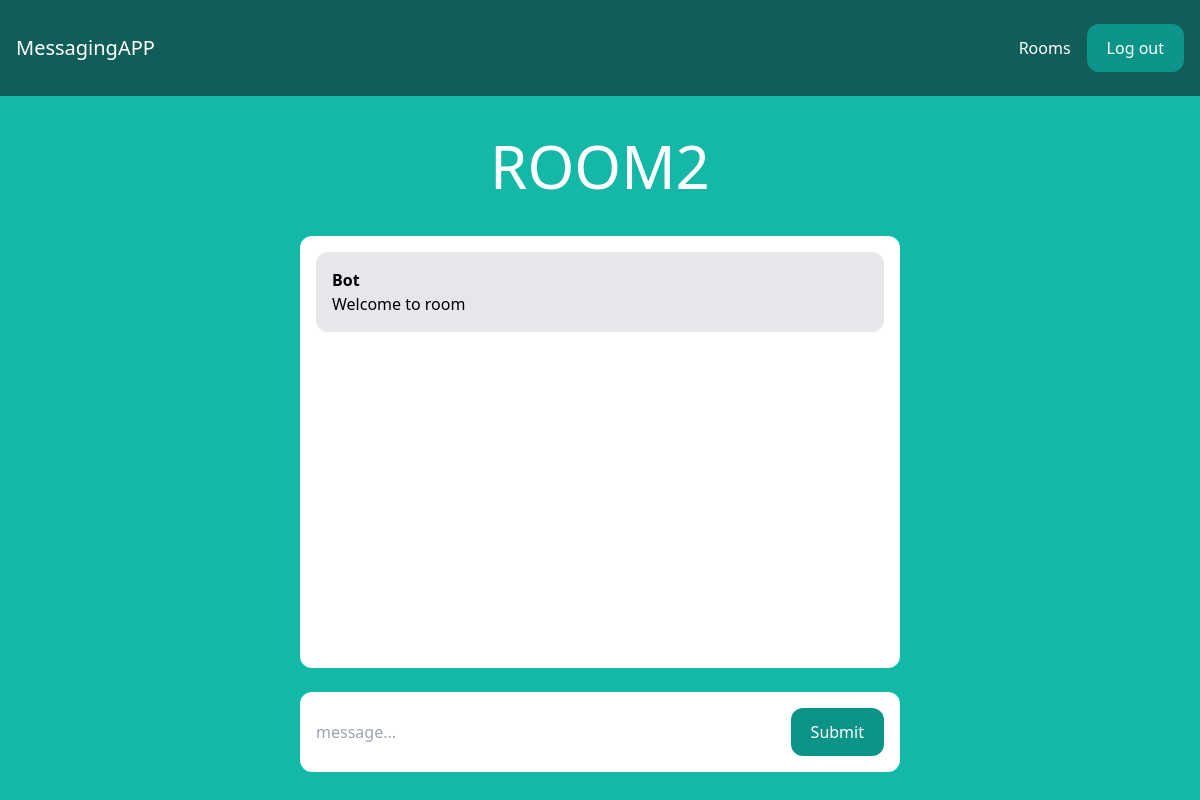
Before: /rooms/room2/ (signed in) with the older database file.
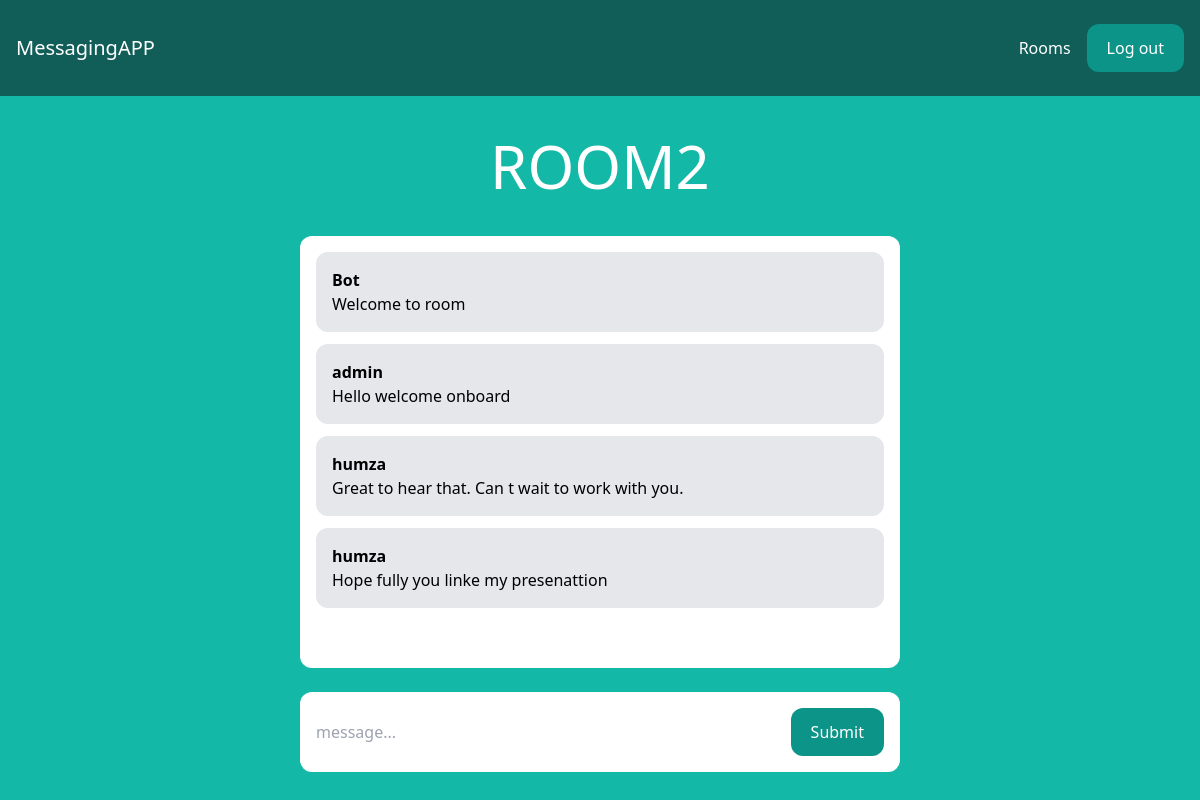
After: the same page with the newer database file.
### room/models.py (models this page shows)
class Room(models.Model):
    name = models.CharField(max_length=255)
    slug = models.SlugField(unique=True)

class Message(models.Model):
    room = models.ForeignKey(Room, related_name='messages', on_delete=models.CASCADE)
    user = models.ForeignKey(User, related_name='messages', on_delete=models.CASCADE)
    content = models.TextField()
    date_added = models.DateTimeField(auto_now_add=True)
    class Meta:
        ordering = ('date_added',)

### room/views.py (the view)
# urls.py: path('rooms/', include('room.urls')),
@login_required
def room(request,slug):
    room = Room.objects.get(slug=slug)
    messages = Message.objects.filter(room=room)[0:25]
    return render(request, 'room/room.html', {'room':room, 'messages':messages})

### room/templates/room/room.html (shortened to what this page needs)
{% extends 'core/base.html' %}
{% block content %}
<div class="p-10 lg:p20 text-center">
    <h1 class = "text-3xl lg:text-6xl text-white">{{room.name}}</h1>
</div>
<div class="lg:w-2/4 mx-4 lg:mx-auto p-4 bg-white rounded-xl">
    <div class="chat-messages space-y-3" id="chat-messages">
        <div class="p-4 bg-gray-200 rounded-xl">
            <p class="font-semibold">Bot</p>
            <p >Welcome to room</p>
        </div>
        {% for message in messages %}
            <div class="p-4 bg-gray-200 rounded-xl">
                <p class="font-semibold">{{ message.user.username }}</p>
                <p >{{ message.content }}</p>
            </div>
        {% endfor %}
    </div>
</div>
<div class="lg:w-2/4 mt-6 mx-4 lg:mx-auto p-4 bg-white rounded-xl">
    <form method="post" action="." class="flex">
        <input type="text" name="content" class="flex-1 mr-3" placeholder="message..." id="chat-message-input">
        <button class="px-5 py-3 rounded-xl text-white bg-teal-600 hover:bg-teal-700" id="chat-message-submit">
            Submit
        </button>
    </form>
</div>
{% endblock %}

### core/templates/core/base.html (shortened to what this page needs)
<!DOCTYPE html>
<html>
    <head>
        <script src="https://cdn.tailwindcss.com"></script>
    </head>
    <body class="bg-teal-500">
        <nav class="flex items-center justify-between px-4 py-6 bg-teal-800">
            <div>
                <a href="/" class="text-xl text-white">MessagingAPP</a>
            </div>
            <div class="flex items-center space-x-4">
                {% if request.user.is_authenticated %}
                    <a href="/rooms/" class = "text-white hover:text-gray-200">Rooms</a>
                    <a href="/logout/" class="px-5 py-3 rounded-xl text-white bg-teal-600 hover:bg-teal-700">Log out</a>
                {% else %}
                    <a href="/login/" class="text-white hover:text-gray-200">Log in</a>
                    <a href="/signup/" class="px-5 py-3 rounded-xl text-white bg-teal-600 hover:bg-teal-700">Sign up</a>
                {% endif %}
            </div>
        </nav>
        {% block content %}
        {% endblock %}
    </body>
</html>

### core/templates/core/base.html (style rules this page uses)
.chat-messages { height: 400px; overflow-y: auto; }

Changed rows visible on the page:
added Message: user.username "admin", content "Hello welcome onboard"
added Message: user.username "humza", content "Great to hear that. Can t wait to work with you."
added Message: user.username "humza", content "Hope fully you linke my presenattion"
